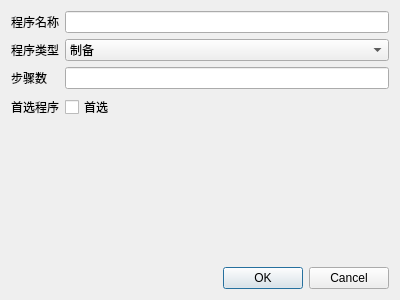
<?xml version="1.0" encoding="UTF-8"?>
<ui version="4.0">
 <class>ProcedureAdmin</class>
 <widget class="QDialog" name="ProcedureAdmin">
  <property name="geometry">
   <rect>
    <x>0</x>
    <y>0</y>
    <width>400</width>
    <height>300</height>
   </rect>
  </property>
  <property name="windowTitle">
   <string>Procedure Manager</string>
  </property>
  <layout class="QVBoxLayout" name="verticalLayout">
   <item>
    <layout class="QFormLayout" name="formLayout">
     <item row="0" column="0">
      <widget class="QLabel" name="labelProcedureName">
       <property name="text">
        <string>程序名称</string>
       </property>
      </widget>
     </item>
     <item row="0" column="1">
      <widget class="QLineEdit" name="lineEditProcedureName"/>
     </item>
     <item row="1" column="0">
      <widget class="QLabel" name="labelProcedureType">
       <property name="text">
        <string>程序类型</string>
       </property>
      </widget>
     </item>
     <item row="1" column="1">
      <widget class="QComboBox" name="comboBoxProcedureType">
       <item>
        <property name="text">
         <string>制备</string>
        </property>
       </item>
       <item>
        <property name="text">
         <string>预处理</string>
        </property>
       </item>
       <item>
        <property name="text">
         <string>染色</string>
        </property>
       </item>
      </widget>
     </item>
     <item row="2" column="0">
      <widget class="QLabel" name="labelStepNumber">
       <property name="text">
        <string>步骤数</string>
       </property>
      </widget>
     </item>
     <item row="2" column="1">
      <widget class="QLineEdit" name="lineEditStepNumber">
       <property name="readOnly">
        <bool>true</bool>
       </property>
      </widget>
     </item>
     <item row="3" column="0">
      <widget class="QLabel" name="labelFirstChoice">
       <property name="text">
        <string>首选程序</string>
       </property>
      </widget>
     </item>
     <item row="3" column="1">
      <widget class="QCheckBox" name="checkBoxFirstChoice">
       <property name="text">
        <string>首选</string>
       </property>
      </widget>
     </item>
    </layout>
   </item>
   <item>
    <layout class="QHBoxLayout" name="horizontalLayout">
     <item>
      <spacer name="horizontalSpacer">
       <property name="orientation">
        <enum>Qt::Orientation::Horizontal</enum>
       </property>
       <property name="sizeHint" stdset="0">
        <size>
         <width>40</width>
         <height>20</height>
        </size>
       </property>
      </spacer>
     </item>
     <item>
      <widget class="QPushButton" name="pushButtonOK">
       <property name="text">
        <string>OK</string>
       </property>
      </widget>
     </item>
     <item>
      <widget class="QPushButton" name="pushButtonCancel">
       <property name="text">
        <string>Cancel</string>
       </property>
      </widget>
     </item>
    </layout>
   </item>
  </layout>
 </widget>
 <resources/>
 <connections/>
</ui>
